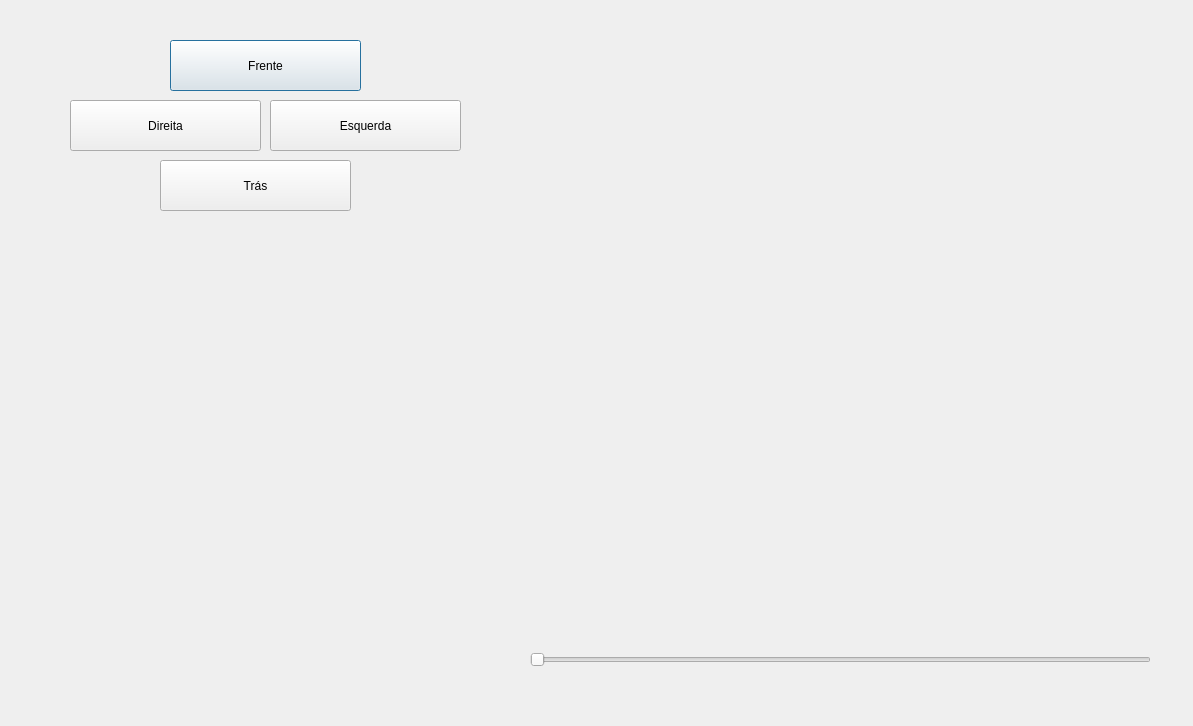
<?xml version="1.0" encoding="UTF-8"?>
<ui version="4.0">
 <class>Dialog</class>
 <widget class="QDialog" name="Dialog">
  <property name="geometry">
   <rect>
    <x>0</x>
    <y>0</y>
    <width>1193</width>
    <height>726</height>
   </rect>
  </property>
  <property name="windowTitle">
   <string>Dialog</string>
  </property>
  <widget class="Phonon::VideoWidget" name="VideoWidget">
   <property name="geometry">
    <rect>
     <x>530</x>
     <y>40</y>
     <width>621</width>
     <height>591</height>
    </rect>
   </property>
  </widget>
  <widget class="Phonon::VideoPlayer" name="videoPlayer">
   <property name="geometry">
    <rect>
     <x>590</x>
     <y>100</y>
     <width>511</width>
     <height>471</height>
    </rect>
   </property>
  </widget>
  <widget class="KPixmapSequenceWidget" name="kpixmapsequencewidget">
   <property name="geometry">
    <rect>
     <x>830</x>
     <y>360</y>
     <width>22</width>
     <height>22</height>
    </rect>
   </property>
  </widget>
  <widget class="QPushButton" name="pushButton">
   <property name="geometry">
    <rect>
     <x>170</x>
     <y>40</y>
     <width>191</width>
     <height>51</height>
    </rect>
   </property>
   <property name="text">
    <string>Frente</string>
   </property>
  </widget>
  <widget class="QPushButton" name="pushButton_2">
   <property name="geometry">
    <rect>
     <x>160</x>
     <y>160</y>
     <width>191</width>
     <height>51</height>
    </rect>
   </property>
   <property name="text">
    <string>Trás</string>
   </property>
  </widget>
  <widget class="QPushButton" name="pushButton_3">
   <property name="geometry">
    <rect>
     <x>270</x>
     <y>100</y>
     <width>191</width>
     <height>51</height>
    </rect>
   </property>
   <property name="text">
    <string>Esquerda</string>
   </property>
  </widget>
  <widget class="QPushButton" name="pushButton_4">
   <property name="geometry">
    <rect>
     <x>70</x>
     <y>100</y>
     <width>191</width>
     <height>51</height>
    </rect>
   </property>
   <property name="text">
    <string>Direita</string>
   </property>
  </widget>
  <widget class="QSlider" name="horizontalSlider">
   <property name="geometry">
    <rect>
     <x>530</x>
     <y>650</y>
     <width>621</width>
     <height>20</height>
    </rect>
   </property>
   <property name="orientation">
    <enum>Qt::Horizontal</enum>
   </property>
  </widget>
 </widget>
 <customwidgets>
  <customwidget>
   <class>Phonon::VideoPlayer</class>
   <extends>QWidget</extends>
   <header location="global">phonon/videoplayer.h</header>
  </customwidget>
  <customwidget>
   <class>Phonon::VideoWidget</class>
   <extends>QWidget</extends>
   <header location="global">phonon/videowidget.h</header>
  </customwidget>
  <customwidget>
   <class>KPixmapSequenceWidget</class>
   <extends>QWidget</extends>
   <header>kpixmapsequencewidget.h</header>
  </customwidget>
 </customwidgets>
 <resources/>
 <connections/>
</ui>
